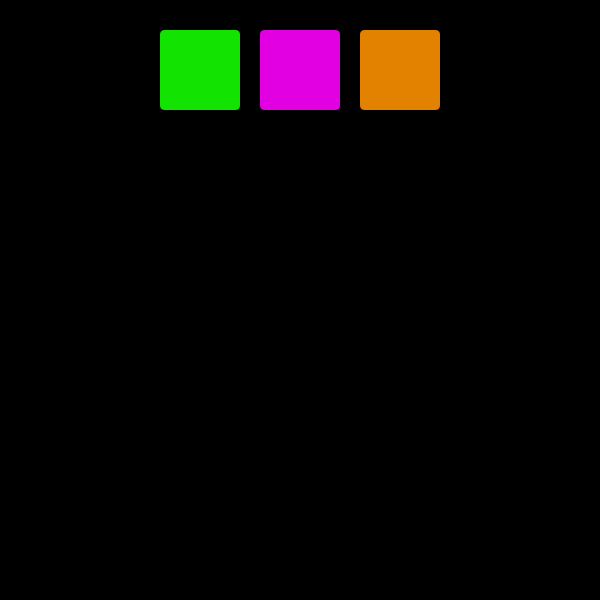
Frame 1 (no input)
Frame 60 (the mouse pressed at the canvas centre just before this capture): identical to frame 1, image omitted
Frame 120 (the mouse held since frame 60 and released just before this capture): identical to frame 1, image omitted

The Processing sketch that drew this single still picture (run headless with seeded random() and noise(); from frame 60 on, the mouse is pressed at the canvas centre):

// Processing sketch: button_dragNdrop
// ── button_dragNdrop.pde
float posOriginaleX = 200;
float posOriginaleY = 70;
int RectSize = 80;

color verde_color = (#12E300); 
color viola_color = (#E200E3);
color arancio_color = (#E38100);

Bottone Bottone_verde;
Bottone Bottone_viola;
Bottone Bottone_arancio;


void setup() {
  frameRate(60);
  size(600, 600);
  
  Bottone_verde = new Bottone(posOriginaleX, posOriginaleY, RectSize, verde_color); 
  Bottone_viola = new Bottone(posOriginaleX+100, posOriginaleY, RectSize, viola_color );
  Bottone_arancio = new Bottone(posOriginaleX+200, posOriginaleY, RectSize, arancio_color);
}

void draw() {
  background(0);

  Bottone_verde.display();
  Bottone_verde.update();


  Bottone_viola.display();
  Bottone_viola.update();


  Bottone_arancio.display();
  Bottone_arancio.update();
}

void mouseDragged() {
  //println("mouseOK");
  if (mouseButton == LEFT) {
    if (Bottone_verde.isInside()) {
      Bottone_verde.setPosition(mouseX, mouseY);
    }

    if (Bottone_viola.isInside()) { 
      Bottone_viola.setPosition(mouseX, mouseY);
    }

    if (Bottone_arancio.isInside()) {
      Bottone_arancio.setPosition (mouseX, mouseY);
    }
  }
}

void mouseReleased() {
  Bottone_verde.setPosition(posOriginaleX, posOriginaleY);
  Bottone_viola.setPosition(posOriginaleX+100, posOriginaleY);
  Bottone_arancio.setPosition (posOriginaleX+200, posOriginaleY);
  
}

// ── bottone.pde
class Bottone {
  float posOriginaleX, posOriginaleY;
  float posX, posY;
  int size, min, max;
  color c;

  Bottone(float xPosOrigin, float yPosOrigin, int s, color col) {
    posOriginaleX = xPosOrigin;
    posOriginaleY = yPosOrigin;
    posX = posOriginaleX;
    posY = posOriginaleY;
    size = s;
    c = col;
  }

  //float[] getPosition() {
  //  float[] position = {posX, posY};
  //  return position;
  //}

  void setPosition(float newX, float newY) {
    posX = newX;
    posY = newY;
  }

  void display() {
    fill(c);
    if (isInside()) {
      stroke(255); 
      strokeWeight(4);
    } else {
      noStroke();
    }
    rectMode(CENTER);
    strokeWeight(1);
    rect (posX, posY, size, size, 5);
  }

  void update() {
    isInside();
  }

  boolean isInside() {
    if (mouseX >= posX-size/2 &&
      mouseX <= posX + size/2 && 
      mouseY >= posY-size/2 && 
      mouseY <= posY + size/2) return true;      
    else return false;
  }
}
